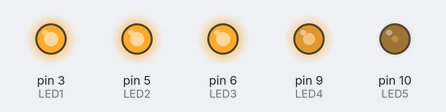
The sketch below on a simulated Arduino Uno, built with avr-gcc and run on an emulated ATmega328P. Parts: output pins drawn as LEDs (lit = HIGH). Random numbers use the default seed unless the sketch sets one.

Above: at 0.15 s.
At 4.95 s:
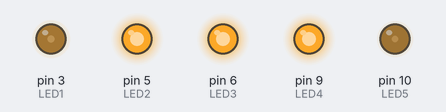
At 10.66 s:
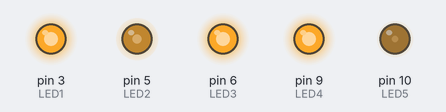
At 20.0 s:
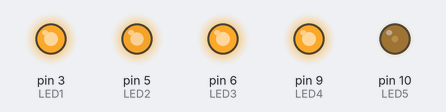
At 29.91 s:
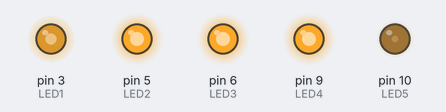
At 39.83 s:
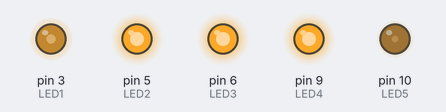
Timing chart, 0 to 40.0 s (numbered marks = the images above):
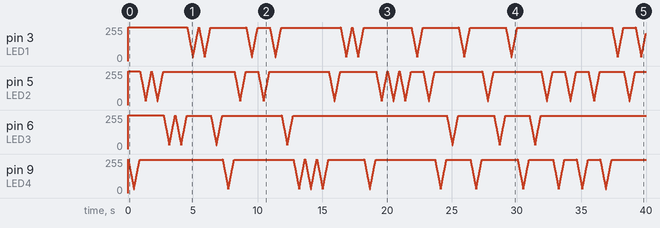

The sketch:

cauldron.ino
```cpp
const int LED1 = 3;
const int LED2 = 5;
const int LED3 = 6;
const int LED4 = 9;
const int LED5 = 10; //set brightness manually

const int pulseLEDs[4] = { LED1, LED2, LED3, LED4 };

void setup()
{
  pinMode(LED1, OUTPUT);
  pinMode(LED2, OUTPUT);
  pinMode(LED3, OUTPUT);
  pinMode(LED4, OUTPUT);

  int i;
  for (i = 0; i <= 2; i = i + 1) {
    analogWrite(pulseLEDs[i], 255);
  }

  analogWrite(LED5, 48);
}

void loop()
{
  long current = random(0, 4);
  int fadeDelay = 10;
  int low = 30;

  for (int b = 255; b >= low; b = b - 5)
  {
    analogWrite(pulseLEDs[current], b);
    delay(fadeDelay);
  }

  for (int b = low; b <= 250; b = b + 5)
  {
    analogWrite(pulseLEDs[current], b);
    delay(fadeDelay);
  }
}
```
